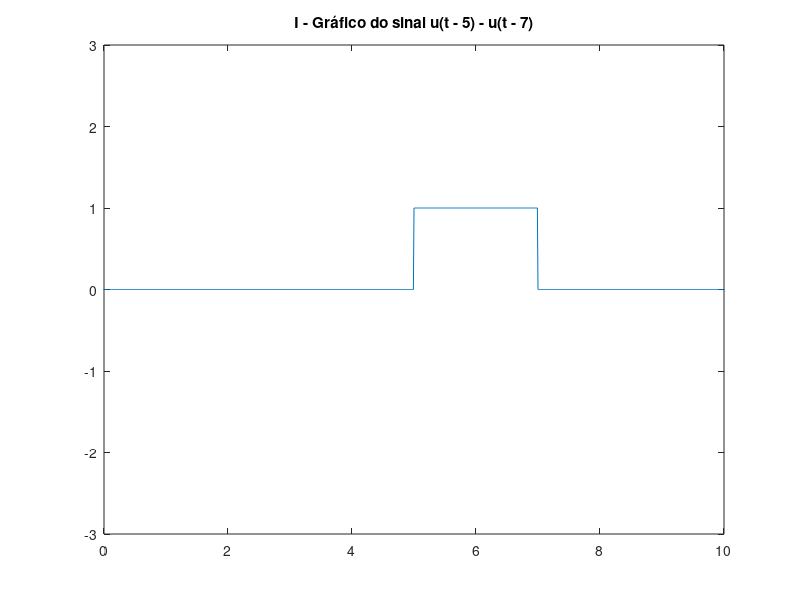
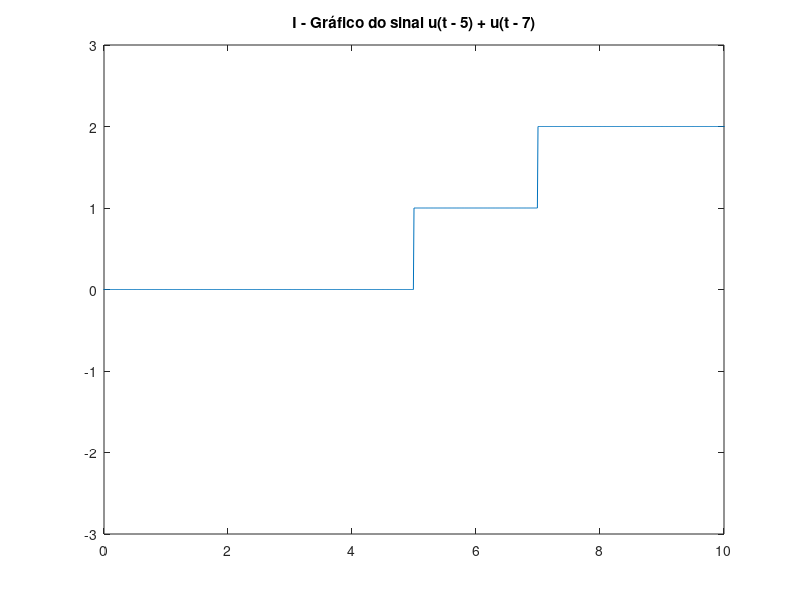
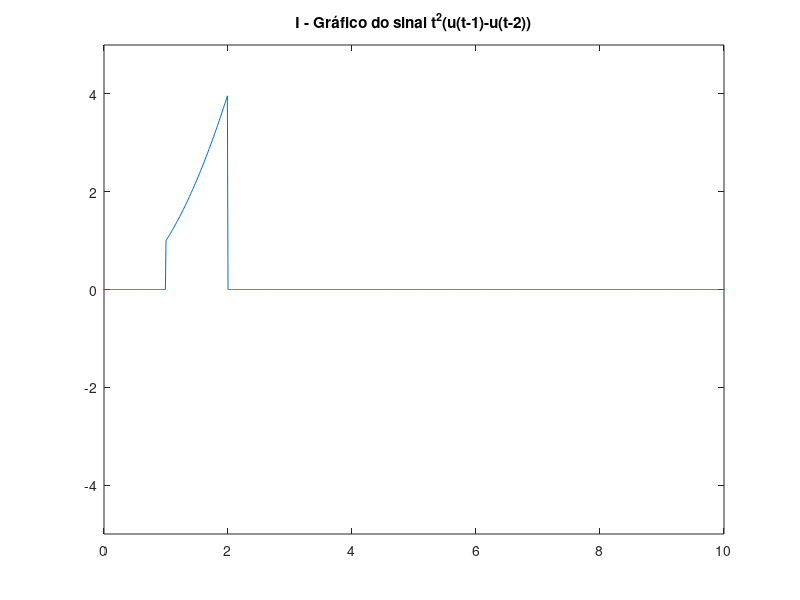
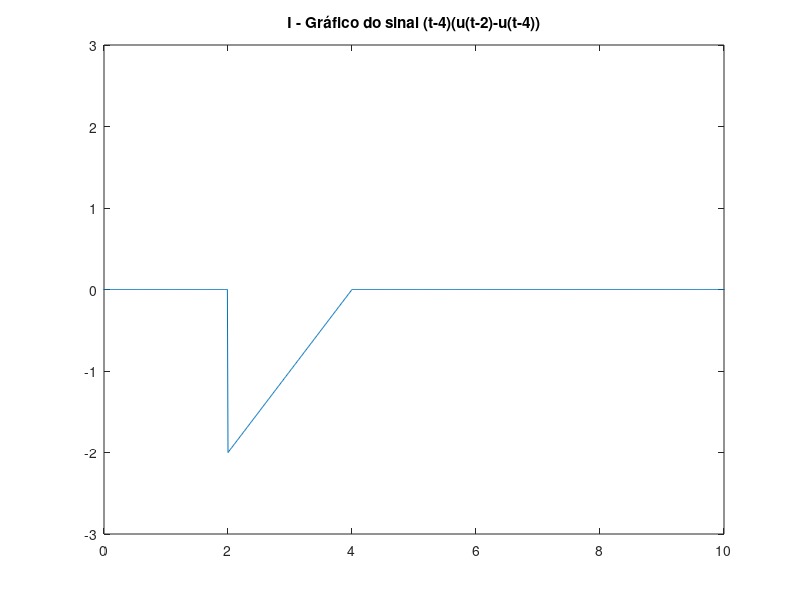

Here is the MATLAB script that generated these plots, in order:
% LABORATÓRIO III - DEGRAU E IMPULSO

u = @(t) t >= 0; % definição de um degrau unitário: quando t >= 0 u(t) = 1, quando t < 0 u(t) = 0

%% QUESTÃO I

% definição dos sinais
xa=@(t) u(t-5)-u(t-7);
xb=@(t) u(t-5)+u(t-7);
xc=@(t) (t.^2).*(u(t-1)-u(t-2));
xd=@(t) (t-4).*(u(t-2)-u(t-4));

% definição do intervalo onde aplicado t
t = -10:0.01:20;

% gráficos

% SINAL A
figure(1)
plot(t, xa(t))
title('I - Gráfico do sinal u(t - 5) - u(t - 7)')
axis([0 10 -3 3])

% SINAL B
figure(2)
plot(t, xb(t))
title('I - Gráfico do sinal u(t - 5) + u(t - 7)')
axis([0 10 -3 3])

% SINAL C
figure(3)
plot(t, xc(t))
title('I - Gráfico do sinal t^2(u(t-1)-u(t-2))')
axis([0 10 -5 5])

% SINAL D
figure(4)
plot(t, xd(t))
title('I - Gráfico do sinal (t-4)(u(t-2)-u(t-4))')
axis([0 10 -3 3])

%% QUESTÃO II

% definição do intervalo onde aplicado t
t = -10:0.01:20;

% SINAL A
xa = @(t) (4*t+4).*(u(t+1) - u(t));
xb = @(t) (-2*t+4).*(u(t) - u(t-2));
x1 = @(t) xa(t) + xb(t);
figure(5)
plot(t, xa(t))
title('II - Gráfico do sinal (4t+4)(u(t+1) - u(t))')
axis([-3 3 -5 5])
figure(6)
plot(t, xb(t))
title('II - Gráfico do sinal (-2t+4)(u(t) - u(t-2))')
axis([-3 3 -5 5])
figure(7)
plot(t, x1(t))
title('II - Gráfico do sinal (4t+4)(u(t+1) - u(t)) + (-2t+4)(u(t) - u(t-2))')
axis([-3 3 -5 5])

% SINAL B
xc = @(t) (t.^2).*(u(t) - u(t-2));
xd = @(t) (2*t - 8).*(u(t -2) - u(t - 4));
x2 = @(t) xc(t) + xd(t);
figure(8)
plot(t, xc(t))
title('II - Gráfico do sinal t^2(u(t) - u(t-2))')
axis([-2 5 -4 4])
figure(9)
plot(t, xd(t))
title('II - Gráfico do sinal (2t - 8)(u(t -2) - u(t - 4))')
axis([-2 5 -4 4])
figure(10)
plot(t, x2(t))
title('II - Gráfico do sinal t^2(u(t) - u(t-2)) + (2t - 8)(u(t -2) - u(t - 4))')
axis([-2 5 -4 4])

%% QUESTÃO 5

% definição dos sinais
xa=@(n) u(n-2)-u(n-6);
xb=@(n) n.*(u(n)-u(n-7));
xc=@(n) (n-2).*(u(n-2)-u(n-6));
xd=@(n) (-n+8).*(u(n-6)-u(n-9));
xe=@(n) (n-2).*(u(n-2)-u(n-6))+(-n+8).*(u(n-6)-u(n-9));

% definição do intervalo onde aplicado t
n = -10:20;

% gráficos

% SINAL A
figure(11)
stem(n, xa(n))
axis([-3 8 -2 2])
title('x_a(n)')

% SINAL B
figure(12)
stem(n, xb(n))
axis([-3 8 -2 8])
title('x_b(n)')

% SINAL C
figure(13)
stem(n, xc(n))
axis([-3 10 -2 6])
title('x_c(n)')

% SINAL D
figure(14)
stem(n, xd(n))
axis([-3 10 -6 6])
title('x_d(n)')

% SINAL E
figure(15)
stem(n, xe(n))
axis([-3 10 -6 6])
title('x_e(n)')





